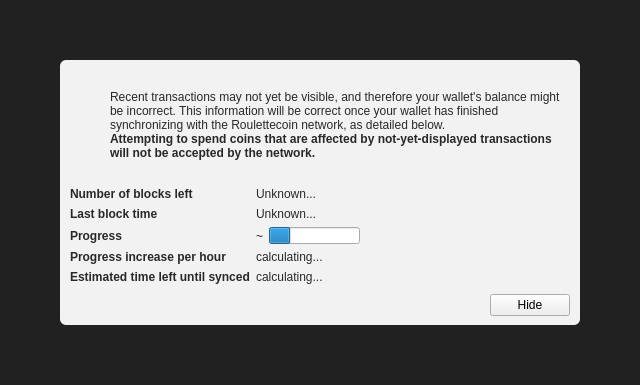
<?xml version="1.0" encoding="UTF-8"?>
<ui version="4.0">
 <class>ModalOverlay</class>
 <widget class="ModalOverlay" name="ModalOverlay">
  <property name="geometry">
   <rect>
    <x>0</x>
    <y>0</y>
    <width>640</width>
    <height>385</height>
   </rect>
  </property>
  <property name="windowTitle">
   <string>Form</string>
  </property>
  <layout class="QVBoxLayout" name="verticalLayout" stretch="0">
   <property name="sizeConstraint">
    <enum>QLayout::SetDefaultConstraint</enum>
   </property>
   <property name="leftMargin">
    <number>0</number>
   </property>
   <property name="topMargin">
    <number>0</number>
   </property>
   <property name="rightMargin">
    <number>0</number>
   </property>
   <property name="bottomMargin">
    <number>0</number>
   </property>
   <item>
    <widget class="QWidget" name="bgWidget" native="true">
     <property name="styleSheet">
      <string notr="true">#bgWidget { background: rgba(0,0,0,220); }</string>
     </property>
     <layout class="QVBoxLayout" name="verticalLayoutMain" stretch="1">
      <property name="leftMargin">
       <number>60</number>
      </property>
      <property name="topMargin">
       <number>60</number>
      </property>
      <property name="rightMargin">
       <number>60</number>
      </property>
      <property name="bottomMargin">
       <number>60</number>
      </property>
      <item>
       <widget class="QWidget" name="contentWidget" native="true">
        <property name="styleSheet">
         <string notr="true">#contentWidget { background: rgba(255,255,255,240); border-radius: 6px; }

QLabel { color: rgb(40,40,40);  }</string>
        </property>
        <layout class="QVBoxLayout" name="verticalLayoutSub" stretch="1,0,0,0">
         <property name="spacing">
          <number>0</number>
         </property>
         <property name="leftMargin">
          <number>10</number>
         </property>
         <property name="topMargin">
          <number>10</number>
         </property>
         <property name="rightMargin">
          <number>10</number>
         </property>
         <property name="bottomMargin">
          <number>10</number>
         </property>
         <item>
          <layout class="QHBoxLayout" name="horizontalLayoutIconText" stretch="0,1">
           <property name="topMargin">
            <number>20</number>
           </property>
           <item>
            <layout class="QVBoxLayout" name="verticalLayoutIcon">
             <property name="leftMargin">
              <number>0</number>
             </property>
             <item>
              <widget class="QPushButton" name="warningIcon">
               <property name="enabled">
                <bool>false</bool>
               </property>
               <property name="text">
                <string/>
               </property>
               <property name="icon">
                <iconset>
                 <normaloff>:/icons/warning</normaloff>
                 <disabledoff>:/icons/warning</disabledoff>:/icons/warning</iconset>
               </property>
               <property name="iconSize">
                <size>
                 <width>48</width>
                 <height>48</height>
                </size>
               </property>
               <property name="flat">
                <bool>true</bool>
               </property>
              </widget>
             </item>
             <item>
              <spacer name="verticalSpacerWarningIcon">
               <property name="orientation">
                <enum>Qt::Vertical</enum>
               </property>
               <property name="sizeHint" stdset="0">
                <size>
                 <width>20</width>
                 <height>40</height>
                </size>
               </property>
              </spacer>
             </item>
            </layout>
           </item>
           <item>
            <layout class="QVBoxLayout" name="verticalLayoutInfoText">
             <property name="leftMargin">
              <number>0</number>
             </property>
             <property name="topMargin">
              <number>0</number>
             </property>
             <item>
              <widget class="QLabel" name="infoText">
               <property name="text">
                <string>Recent transactions may not yet be visible, and therefore your wallet's balance might be incorrect. This information will be correct once your wallet has finished synchronizing with the Roulettecoin network, as detailed below.</string>
               </property>
               <property name="textFormat">
                <enum>Qt::RichText</enum>
               </property>
               <property name="wordWrap">
                <bool>true</bool>
               </property>
              </widget>
             </item>
             <item>
              <widget class="QLabel" name="infoTextStrong">
               <property name="font">
                <font>
                 <weight>75</weight>
                 <bold>true</bold>
                </font>
               </property>
               <property name="text">
                <string>Attempting to spend coins that are affected by not-yet-displayed transactions will not be accepted by the network.</string>
               </property>
               <property name="textFormat">
                <enum>Qt::RichText</enum>
               </property>
               <property name="wordWrap">
                <bool>true</bool>
               </property>
              </widget>
             </item>
             <item>
              <spacer name="verticalSpacerInTextSpace">
               <property name="orientation">
                <enum>Qt::Vertical</enum>
               </property>
               <property name="sizeHint" stdset="0">
                <size>
                 <width>20</width>
                 <height>40</height>
                </size>
               </property>
              </spacer>
             </item>
            </layout>
           </item>
          </layout>
         </item>
         <item>
          <spacer name="verticalSpacerAfterText">
           <property name="orientation">
            <enum>Qt::Vertical</enum>
           </property>
           <property name="sizeHint" stdset="0">
            <size>
             <width>20</width>
             <height>40</height>
            </size>
           </property>
          </spacer>
         </item>
         <item>
          <layout class="QFormLayout" name="formLayout">
           <property name="fieldGrowthPolicy">
            <enum>QFormLayout::FieldsStayAtSizeHint</enum>
           </property>
           <property name="horizontalSpacing">
            <number>6</number>
           </property>
           <property name="verticalSpacing">
            <number>6</number>
           </property>
           <property name="topMargin">
            <number>10</number>
           </property>
           <item row="0" column="0">
            <widget class="QLabel" name="labelNumberOfBlocksLeft">
             <property name="font">
              <font>
               <weight>75</weight>
               <bold>true</bold>
              </font>
             </property>
             <property name="text">
              <string>Number of blocks left</string>
             </property>
            </widget>
           </item>
           <item row="0" column="1">
            <widget class="QLabel" name="numberOfBlocksLeft">
             <property name="text">
              <string>Unknown...</string>
             </property>
            </widget>
           </item>
           <item row="1" column="0">
            <widget class="QLabel" name="labelLastBlockTime">
             <property name="font">
              <font>
               <weight>75</weight>
               <bold>true</bold>
              </font>
             </property>
             <property name="text">
              <string>Last block time</string>
             </property>
            </widget>
           </item>
           <item row="1" column="1">
            <widget class="QLabel" name="newestBlockDate">
             <property name="sizePolicy">
              <sizepolicy hsizetype="Maximum" vsizetype="Preferred">
               <horstretch>0</horstretch>
               <verstretch>0</verstretch>
              </sizepolicy>
             </property>
             <property name="text">
              <string>Unknown...</string>
             </property>
            </widget>
           </item>
           <item row="2" column="0">
            <widget class="QLabel" name="labelSyncDone">
             <property name="font">
              <font>
               <weight>75</weight>
               <bold>true</bold>
              </font>
             </property>
             <property name="text">
              <string>Progress</string>
             </property>
            </widget>
           </item>
           <item row="2" column="1">
            <layout class="QHBoxLayout" name="horizontalLayoutSync" stretch="0,1">
             <item>
              <widget class="QLabel" name="percentageProgress">
               <property name="text">
                <string notr="true">~</string>
               </property>
              </widget>
             </item>
             <item>
              <widget class="QProgressBar" name="progressBar">
               <property name="value">
                <number>24</number>
               </property>
               <property name="format">
                <string/>
               </property>
              </widget>
             </item>
            </layout>
           </item>
           <item row="4" column="0">
            <widget class="QLabel" name="labelProgressIncrease">
             <property name="font">
              <font>
               <weight>75</weight>
               <bold>true</bold>
              </font>
             </property>
             <property name="text">
              <string>Progress increase per hour</string>
             </property>
            </widget>
           </item>
           <item row="4" column="1">
            <widget class="QLabel" name="progressIncreasePerH">
             <property name="text">
              <string>calculating...</string>
             </property>
            </widget>
           </item>
           <item row="5" column="0">
            <widget class="QLabel" name="labelEstimatedTimeLeft">
             <property name="font">
              <font>
               <weight>75</weight>
               <bold>true</bold>
              </font>
             </property>
             <property name="text">
              <string>Estimated time left until synced</string>
             </property>
            </widget>
           </item>
           <item row="5" column="1">
            <widget class="QLabel" name="expectedTimeLeft">
             <property name="text">
              <string>calculating...</string>
             </property>
            </widget>
           </item>
          </layout>
         </item>
         <item>
          <layout class="QHBoxLayout" name="horizontalLayoutButtons">
           <property name="leftMargin">
            <number>10</number>
           </property>
           <property name="topMargin">
            <number>10</number>
           </property>
           <item>
            <spacer name="horizontalSpacer">
             <property name="orientation">
              <enum>Qt::Horizontal</enum>
             </property>
             <property name="sizeHint" stdset="0">
              <size>
               <width>40</width>
               <height>20</height>
              </size>
             </property>
            </spacer>
           </item>
           <item>
            <widget class="QPushButton" name="closeButton">
             <property name="text">
              <string>Hide</string>
             </property>
            </widget>
           </item>
          </layout>
         </item>
        </layout>
       </widget>
      </item>
     </layout>
    </widget>
   </item>
  </layout>
 </widget>
 <customwidgets>
  <customwidget>
   <class>ModalOverlay</class>
   <extends>QWidget</extends>
   <header>qt/modaloverlay.h</header>
   <container>1</container>
  </customwidget>
 </customwidgets>
 <resources/>
 <connections/>
</ui>
